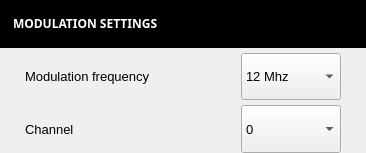
<?xml version="1.0" encoding="UTF-8"?>
<ui version="4.0">
 <class>WidgetSettingsModulation</class>
 <widget class="QWidget" name="WidgetSettingsModulation">
  <property name="geometry">
   <rect>
    <x>0</x>
    <y>0</y>
    <width>366</width>
    <height>153</height>
   </rect>
  </property>
  <property name="minimumSize">
   <size>
    <width>100</width>
    <height>0</height>
   </size>
  </property>
  <property name="windowTitle">
   <string>Form</string>
  </property>
  <layout class="QGridLayout" name="gridLayout">
   <property name="leftMargin">
    <number>0</number>
   </property>
   <property name="topMargin">
    <number>0</number>
   </property>
   <property name="rightMargin">
    <number>0</number>
   </property>
   <property name="bottomMargin">
    <number>0</number>
   </property>
   <property name="horizontalSpacing">
    <number>0</number>
   </property>
   <property name="verticalSpacing">
    <number>5</number>
   </property>
   <item row="0" column="0">
    <layout class="QGridLayout" name="gridLayout_2">
     <property name="topMargin">
      <number>0</number>
     </property>
     <property name="rightMargin">
      <number>0</number>
     </property>
     <property name="bottomMargin">
      <number>0</number>
     </property>
     <property name="spacing">
      <number>5</number>
     </property>
     <item row="1" column="2">
      <spacer name="horizontalSpacer">
       <property name="orientation">
        <enum>Qt::Horizontal</enum>
       </property>
       <property name="sizeHint" stdset="0">
        <size>
         <width>40</width>
         <height>20</height>
        </size>
       </property>
      </spacer>
     </item>
     <item row="0" column="0" colspan="5">
      <widget class="QLabel" name="labelTitle">
       <property name="palette">
        <palette>
         <active>
          <colorrole role="WindowText">
           <brush brushstyle="SolidPattern">
            <color alpha="255">
             <red>255</red>
             <green>255</green>
             <blue>255</blue>
            </color>
           </brush>
          </colorrole>
          <colorrole role="Button">
           <brush brushstyle="SolidPattern">
            <color alpha="255">
             <red>0</red>
             <green>0</green>
             <blue>0</blue>
            </color>
           </brush>
          </colorrole>
          <colorrole role="Light">
           <brush brushstyle="SolidPattern">
            <color alpha="255">
             <red>255</red>
             <green>255</green>
             <blue>255</blue>
            </color>
           </brush>
          </colorrole>
          <colorrole role="Text">
           <brush brushstyle="SolidPattern">
            <color alpha="255">
             <red>255</red>
             <green>255</green>
             <blue>255</blue>
            </color>
           </brush>
          </colorrole>
          <colorrole role="ButtonText">
           <brush brushstyle="SolidPattern">
            <color alpha="255">
             <red>255</red>
             <green>255</green>
             <blue>255</blue>
            </color>
           </brush>
          </colorrole>
          <colorrole role="Base">
           <brush brushstyle="SolidPattern">
            <color alpha="255">
             <red>0</red>
             <green>0</green>
             <blue>0</blue>
            </color>
           </brush>
          </colorrole>
          <colorrole role="Window">
           <brush brushstyle="SolidPattern">
            <color alpha="255">
             <red>0</red>
             <green>0</green>
             <blue>0</blue>
            </color>
           </brush>
          </colorrole>
          <colorrole role="PlaceholderText">
           <brush brushstyle="SolidPattern">
            <color alpha="128">
             <red>255</red>
             <green>255</green>
             <blue>255</blue>
            </color>
           </brush>
          </colorrole>
         </active>
         <inactive>
          <colorrole role="WindowText">
           <brush brushstyle="SolidPattern">
            <color alpha="255">
             <red>255</red>
             <green>255</green>
             <blue>255</blue>
            </color>
           </brush>
          </colorrole>
          <colorrole role="Button">
           <brush brushstyle="SolidPattern">
            <color alpha="255">
             <red>0</red>
             <green>0</green>
             <blue>0</blue>
            </color>
           </brush>
          </colorrole>
          <colorrole role="Light">
           <brush brushstyle="SolidPattern">
            <color alpha="255">
             <red>255</red>
             <green>255</green>
             <blue>255</blue>
            </color>
           </brush>
          </colorrole>
          <colorrole role="Text">
           <brush brushstyle="SolidPattern">
            <color alpha="255">
             <red>255</red>
             <green>255</green>
             <blue>255</blue>
            </color>
           </brush>
          </colorrole>
          <colorrole role="ButtonText">
           <brush brushstyle="SolidPattern">
            <color alpha="255">
             <red>255</red>
             <green>255</green>
             <blue>255</blue>
            </color>
           </brush>
          </colorrole>
          <colorrole role="Base">
           <brush brushstyle="SolidPattern">
            <color alpha="255">
             <red>0</red>
             <green>0</green>
             <blue>0</blue>
            </color>
           </brush>
          </colorrole>
          <colorrole role="Window">
           <brush brushstyle="SolidPattern">
            <color alpha="255">
             <red>0</red>
             <green>0</green>
             <blue>0</blue>
            </color>
           </brush>
          </colorrole>
          <colorrole role="PlaceholderText">
           <brush brushstyle="SolidPattern">
            <color alpha="128">
             <red>255</red>
             <green>255</green>
             <blue>255</blue>
            </color>
           </brush>
          </colorrole>
         </inactive>
         <disabled>
          <colorrole role="WindowText">
           <brush brushstyle="SolidPattern">
            <color alpha="255">
             <red>255</red>
             <green>255</green>
             <blue>255</blue>
            </color>
           </brush>
          </colorrole>
          <colorrole role="Button">
           <brush brushstyle="SolidPattern">
            <color alpha="255">
             <red>0</red>
             <green>0</green>
             <blue>0</blue>
            </color>
           </brush>
          </colorrole>
          <colorrole role="Light">
           <brush brushstyle="SolidPattern">
            <color alpha="255">
             <red>255</red>
             <green>255</green>
             <blue>255</blue>
            </color>
           </brush>
          </colorrole>
          <colorrole role="Text">
           <brush brushstyle="SolidPattern">
            <color alpha="255">
             <red>255</red>
             <green>255</green>
             <blue>255</blue>
            </color>
           </brush>
          </colorrole>
          <colorrole role="ButtonText">
           <brush brushstyle="SolidPattern">
            <color alpha="255">
             <red>255</red>
             <green>255</green>
             <blue>255</blue>
            </color>
           </brush>
          </colorrole>
          <colorrole role="Base">
           <brush brushstyle="SolidPattern">
            <color alpha="255">
             <red>0</red>
             <green>0</green>
             <blue>0</blue>
            </color>
           </brush>
          </colorrole>
          <colorrole role="Window">
           <brush brushstyle="SolidPattern">
            <color alpha="255">
             <red>0</red>
             <green>0</green>
             <blue>0</blue>
            </color>
           </brush>
          </colorrole>
          <colorrole role="PlaceholderText">
           <brush brushstyle="SolidPattern">
            <color alpha="128">
             <red>0</red>
             <green>0</green>
             <blue>0</blue>
            </color>
           </brush>
          </colorrole>
         </disabled>
        </palette>
       </property>
       <property name="font">
        <font>
         <family>Segoe UI Black</family>
         <weight>75</weight>
         <bold>true</bold>
        </font>
       </property>
       <property name="styleSheet">
        <string notr="true">padding:10px;
/*background-color:rgb(66, 138, 200);*/
/*background-color:rgb(76, 55, 108);*/
background-color:rgb(0,0,0);
color:rgb(255,255,255);
</string>
       </property>
       <property name="text">
        <string>&lt;html&gt;&lt;head/&gt;&lt;body&gt;&lt;p&gt;MODULATION SETTINGS&lt;/p&gt;&lt;/body&gt;&lt;/html&gt;</string>
       </property>
      </widget>
     </item>
     <item row="1" column="4">
      <spacer name="horizontalSpacer_3">
       <property name="orientation">
        <enum>Qt::Horizontal</enum>
       </property>
       <property name="sizeType">
        <enum>QSizePolicy::Fixed</enum>
       </property>
       <property name="sizeHint" stdset="0">
        <size>
         <width>20</width>
         <height>20</height>
        </size>
       </property>
      </spacer>
     </item>
     <item row="2" column="1">
      <widget class="QLabel" name="lChannel">
       <property name="font">
        <font>
         <family>Arial</family>
         <pointsize>10</pointsize>
         <weight>50</weight>
         <italic>false</italic>
         <bold>false</bold>
        </font>
       </property>
       <property name="styleSheet">
        <string notr="true">background-color:transparent;</string>
       </property>
       <property name="text">
        <string>Channel</string>
       </property>
      </widget>
     </item>
     <item row="1" column="3">
      <widget class="QComboBox" name="cbModeFrequency">
       <property name="sizePolicy">
        <sizepolicy hsizetype="Preferred" vsizetype="Preferred">
         <horstretch>0</horstretch>
         <verstretch>0</verstretch>
        </sizepolicy>
       </property>
       <property name="minimumSize">
        <size>
         <width>100</width>
         <height>0</height>
        </size>
       </property>
       <property name="maximumSize">
        <size>
         <width>16777215</width>
         <height>16777215</height>
        </size>
       </property>
       <property name="font">
        <font>
         <family>Arial</family>
         <pointsize>10</pointsize>
         <weight>50</weight>
         <italic>false</italic>
         <bold>false</bold>
        </font>
       </property>
       <property name="toolTip">
        <string>&lt;html&gt;&lt;head/&gt;&lt;body&gt;&lt;p&gt;Choose the modulation frequency&lt;/p&gt;&lt;/body&gt;&lt;/html&gt;</string>
       </property>
       <property name="styleSheet">
        <string notr="true">border-color: rgb(0, 0, 0);</string>
       </property>
       <property name="currentText">
        <string>12 Mhz</string>
       </property>
       <property name="currentIndex">
        <number>1</number>
       </property>
       <property name="sizeAdjustPolicy">
        <enum>QComboBox::AdjustToContents</enum>
       </property>
       <item>
        <property name="text">
         <string>24 Mhz</string>
        </property>
       </item>
       <item>
        <property name="text">
         <string>12 Mhz</string>
        </property>
       </item>
       <item>
        <property name="text">
         <string>  6 Mhz</string>
        </property>
       </item>
       <item>
        <property name="text">
         <string>  3 Mhz</string>
        </property>
       </item>
       <item>
        <property name="text">
         <string>1.5 Mhz</string>
        </property>
       </item>
       <item>
        <property name="text">
         <string>0.75 Mhz</string>
        </property>
       </item>
      </widget>
     </item>
     <item row="1" column="0">
      <spacer name="horizontalSpacer_2">
       <property name="orientation">
        <enum>Qt::Horizontal</enum>
       </property>
       <property name="sizeType">
        <enum>QSizePolicy::Fixed</enum>
       </property>
       <property name="sizeHint" stdset="0">
        <size>
         <width>20</width>
         <height>20</height>
        </size>
       </property>
      </spacer>
     </item>
     <item row="1" column="1">
      <widget class="QLabel" name="lModeFrequency">
       <property name="enabled">
        <bool>true</bool>
       </property>
       <property name="sizePolicy">
        <sizepolicy hsizetype="Preferred" vsizetype="Preferred">
         <horstretch>0</horstretch>
         <verstretch>0</verstretch>
        </sizepolicy>
       </property>
       <property name="minimumSize">
        <size>
         <width>0</width>
         <height>0</height>
        </size>
       </property>
       <property name="maximumSize">
        <size>
         <width>16777215</width>
         <height>16777215</height>
        </size>
       </property>
       <property name="font">
        <font>
         <family>Arial</family>
         <pointsize>10</pointsize>
         <weight>50</weight>
         <italic>false</italic>
         <bold>false</bold>
        </font>
       </property>
       <property name="styleSheet">
        <string notr="true">background-color:transparent;
</string>
       </property>
       <property name="text">
        <string>Modulation frequency</string>
       </property>
      </widget>
     </item>
     <item row="2" column="3">
      <widget class="QComboBox" name="cmbChannel">
       <property name="sizePolicy">
        <sizepolicy hsizetype="Preferred" vsizetype="Preferred">
         <horstretch>0</horstretch>
         <verstretch>0</verstretch>
        </sizepolicy>
       </property>
       <property name="minimumSize">
        <size>
         <width>0</width>
         <height>0</height>
        </size>
       </property>
       <property name="font">
        <font>
         <family>Arial</family>
         <pointsize>10</pointsize>
         <weight>50</weight>
         <italic>false</italic>
         <bold>false</bold>
        </font>
       </property>
       <property name="toolTip">
        <string>&lt;html&gt;&lt;head/&gt;&lt;body&gt;&lt;p&gt;The modulation channel slightly changes the modulation frequency&lt;/p&gt;&lt;/body&gt;&lt;/html&gt;</string>
       </property>
       <property name="styleSheet">
        <string notr="true">border-color: rgb(0, 0, 0);</string>
       </property>
       <item>
        <property name="text">
         <string>0</string>
        </property>
       </item>
       <item>
        <property name="text">
         <string>1</string>
        </property>
       </item>
       <item>
        <property name="text">
         <string>2</string>
        </property>
       </item>
       <item>
        <property name="text">
         <string>3</string>
        </property>
       </item>
       <item>
        <property name="text">
         <string>4</string>
        </property>
       </item>
       <item>
        <property name="text">
         <string>5</string>
        </property>
       </item>
       <item>
        <property name="text">
         <string>6</string>
        </property>
       </item>
       <item>
        <property name="text">
         <string>7</string>
        </property>
       </item>
       <item>
        <property name="text">
         <string>8</string>
        </property>
       </item>
       <item>
        <property name="text">
         <string>9</string>
        </property>
       </item>
       <item>
        <property name="text">
         <string>10</string>
        </property>
       </item>
       <item>
        <property name="text">
         <string>11</string>
        </property>
       </item>
       <item>
        <property name="text">
         <string>12</string>
        </property>
       </item>
       <item>
        <property name="text">
         <string>13</string>
        </property>
       </item>
       <item>
        <property name="text">
         <string>14</string>
        </property>
       </item>
       <item>
        <property name="text">
         <string>15</string>
        </property>
       </item>
      </widget>
     </item>
    </layout>
   </item>
  </layout>
 </widget>
 <resources/>
 <connections/>
</ui>
